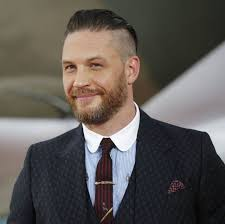
#> input picture Vision Computacional/TomHardy.jpeg, 225 x 224 px, given in place of rojo.mp4, which was not available
$ python 'Practica Video Colores.py'
#> lines starting #> are read from the running program, lines starting #| are printed output that depends on the picture; after the words box and inside, x2 and y2 are one past the last pixel; in counts of white or black regions, pixels touching at a corner belong together; pictures that were not available may be replaced by others from this repository, and a replacement may not be noted
# -*- coding: utf-8 -*-
"""
Created on Mon Mar 24 09:40:00 2025

@author: cjnpe
"""

import cv2
import numpy as np
c = 0

camara = cv2.VideoCapture('rojo.mp4')
while(camara.isOpened()):
    ret, frame = camara.read()
#> frame is the input picture: shape (224, 225, 3); mean B, G, R 84.1, 88.2, 93.5
    if ret == True:
        img= cv2.cvtColor(frame, cv2.COLOR_BGR2HSV)
#> img: shape (224, 225, 3); mean H, S, V 68.6, 51.5, 98.1

        Rojo1Claro = np.array([0,100,20], np.uint8)
        Rojo1Oscuro = np.array([5,255,255], np.uint8)
        Rojo2Claro = np.array([175,100,20], np.uint8)
        Rojo2Oscuro = np.array([179,255,255], np.uint8)

        mascara1 = cv2.inRange(img, Rojo1Claro, Rojo1Oscuro)
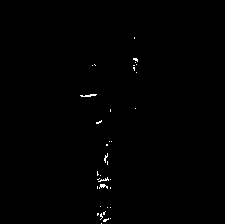
#> mascara1: shape (224, 225); 0.41% white in thin lines or dots, all inside (x1, y1, x2, y2) = (80, 37, 138, 224)
        mascara2 = cv2.inRange(img, Rojo2Claro, Rojo2Oscuro)
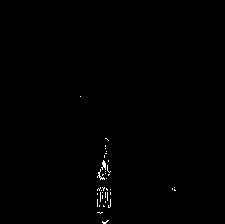
#> mascara2: shape (224, 225); 0.38% white in thin lines or dots, all inside (x1, y1, x2, y2) = (80, 96, 176, 224)
        mascara = cv2.add(mascara1, mascara2)
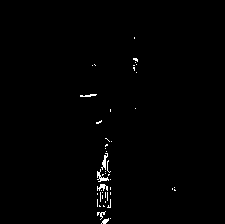
#> mascara: shape (224, 225); 0.79% white in thin lines or dots, all inside (x1, y1, x2, y2) = (80, 37, 176, 224)

        kernel = np.ones((7,7), np.uint8)

        mascara = cv2.morphologyEx(mascara, cv2.MORPH_CLOSE, kernel)
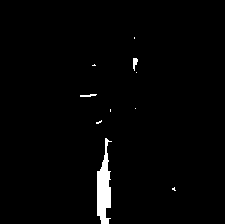
#> mascara: shape (224, 225); 1.7% white; 10 white regions (7 under 20 px), largest, box (x1, y1, x2, y2) and area: (97, 138, 112, 224) 773, (133, 58, 138, 71) 41, (80, 94, 97, 97) 34
        mascara = cv2.morphologyEx(mascara, cv2.MORPH_OPEN, kernel)
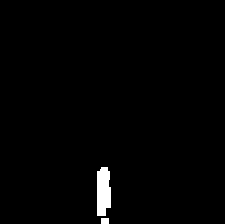
#> mascara: shape (224, 225); 1.3% white; 2 white regions

        seleccion = cv2.bitwise_and(img, img, mask=mascara)
#> seleccion: shape (224, 225, 3); mean H, S, V 1.5, 1.4, 0.8

        contorno, valor = cv2.findContours(mascara.copy(), cv2.RETR_EXTERNAL, cv2.CHAIN_APPROX_SIMPLE)
#> contorno = 2 contours; box (x1, y1, x2, y2) and area: (97, 167, 111, 216) 537, (101, 218, 109, 224) 35; valor = [[1, -1, -1, -1], [-1, 0, -1, -1]]

        seleccion[mascara>0] = (255,150,200)
#> seleccion: shape (224, 225, 3); mean H, S, V 3.3, 1.9, 2.6
        cv2.imshow('cambio', seleccion)
        cv2.imshow('frame', frame)
        if cv2.waitKey(30) & 0xFF == ord ('a'):
#> (key Esc is pressed here)
            break
        if cv2.waitKey(30) & 0xFF == ord ('g'):
#> (key Esc is pressed here)
            cv2.imwrite('img'+str(c)+'.jpg', frame)
            c += 1
    else:
        break

camara.release()
cv2.destroyAllWindows()

$ run again, on Vision Computacional/TomHolland.jpeg
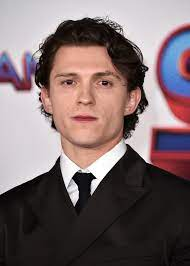
#> input picture Vision Computacional/TomHolland.jpeg, 190 x 266 px, given in place of rojo.mp4, which was not available
#> frame is the input picture: shape (266, 190, 3); mean B, G, R 106.7, 105.1, 122.2
#> img: shape (266, 190, 3); mean H, S, V 67.5, 62, 125.9
#> `mascara1 = cv2.inRange(img, Rojo1Claro, Rojo1Oscuro)`:
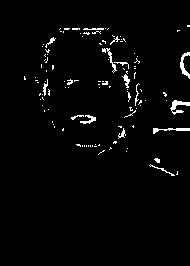
#> mascara1: shape (266, 190); 2.5% white in thin lines or dots, all inside (x1, y1, x2, y2) = (24, 25, 190, 176)
#> mascara2: shape (266, 190); 2.9% white; 48 white regions (40 under 20 px), largest, box (x1, y1, x2, y2) and area: (150, 146, 190, 177) 713, (172, 105, 190, 128) 232, (161, 88, 190, 108) 119
#> `mascara = cv2.morphologyEx(mascara, cv2.MORPH_OPEN, kernel)`:
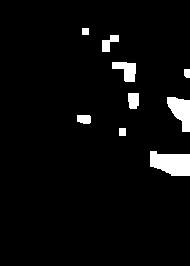
#> mascara: shape (266, 190); 4.3% white; 9 white regions
#> contorno = 9 contours; largest, box (x1, y1, x2, y2) and area: (150, 151, 190, 176) 716, (167, 97, 190, 132) 460, (112, 62, 136, 82) 265, (128, 93, 139, 109) 138, (102, 35, 119, 52) 127; valor = [[1, -1, -1, -1], [2, 0, -1, -1], [3, 1, -1, -1], [4, 2, -1, -1], [5, 3, -1, -1], [6, 4, -1, -1], [7, 5, -1, -1], [8, 6, -1, -1], [-1, 7, -1, -1]]
